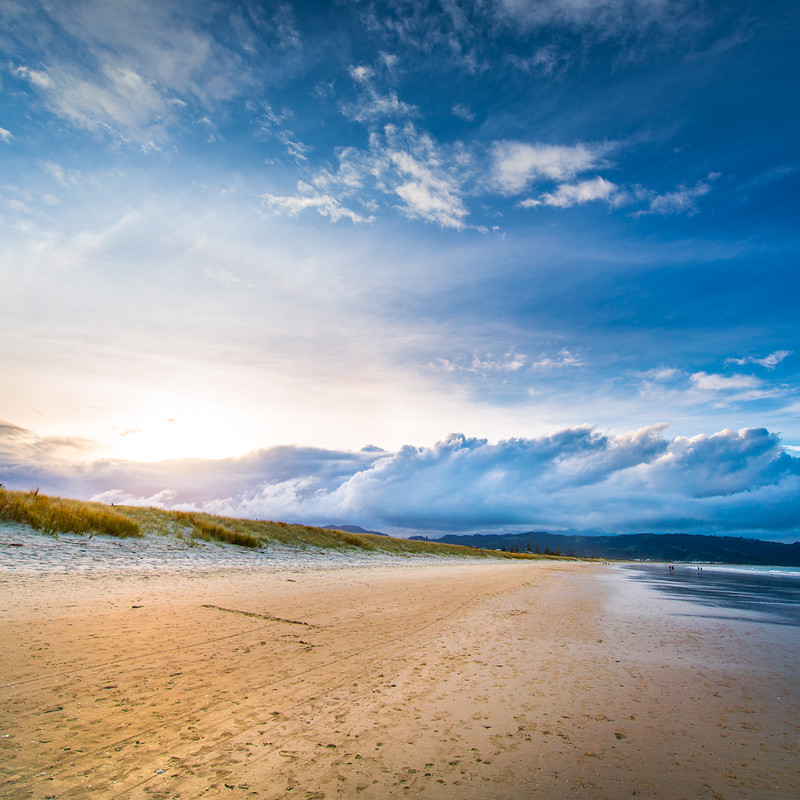
#> input picture dataset/beach/beach_1.jpg, 800 x 800 px, found by its file name; its folder holds only this picture in this run
$ python pre_pare.py   (older library calls are emulated)
#> lines starting #> are read from the running program, lines starting #| are printed output that depends on the picture
### tha/extract/texture.py
import cv2
import numpy as np
import math
from sklearn.cluster import MiniBatchKMeans
from skimage.feature import greycomatrix
from skimage.feature import greycoprops

# [75 lines left out: functions quantization_image, glmc_cal, not called in this run]

def fast_glmc(image=None, distances= [40], angles=[0, np.pi/4, np.pi/2, 3*np.pi/4], levels = 16):

    mi, ma =  0, 255

    # mã hóa
    bins = np.linspace(mi, ma+1, levels+1)
    image = np.digitize(image, bins) - 1 # encode bins[i] < img <= bins[i+1]
    result = greycomatrix(image, distances, angles, levels)

    glcm_0   = result[:, :, 0, 0]
    glcm_45  = result[:, :, 0, 1]
    glcm_90  = result[:, :, 0, 2]
    glcm_135 = result[:, :, 0, 3]

    # [9 lines of commented-out code are left out]

    glcm =  statistical_glmc(glcm_0/np.sum(glcm_0)) + statistical_glmc(glcm_45/np.sum(glcm_45)) + statistical_glmc(glcm_90/np.sum(glcm_90)) + statistical_glmc(glcm_135/np.sum(glcm_135))
    return glcm

def statistical_glmc(glmc_maxtrix):

    # print(glmc_maxtrix)
    # print("Extract feature")
    feature = []
    # name = ['max', 'contrast']

    # maximum probability: cho biết 2 ảnh có tương tự về số cặp pixel
    feature.append(np.max(glmc_maxtrix))

    # độ tương phản
    def contrast(glmc_mt):
        h,w = glmc_mt.shape[0],glmc_mt.shape[1]
        contrast_value = 0
        for i in range(h):
            for j in range(w):
                contrast_value += glmc_mt[i,j]*(i - j) ** 2

        return contrast_value
    feature.append(contrast(glmc_maxtrix))

    # dissimilarity
    # [8 lines left out: function disimilarity, not called in this run]

    feature.append(contrast(glmc_maxtrix))
    # entropy

    glmc_flatten =  glmc_maxtrix.flatten()
    entropy_value = np.sum( [(-1 * i* math.log(i,2)) for i in glmc_flatten if i !=0])
    feature.append(entropy_value)

    # đồng nhất lớn nhất khi chỉ có 1 màu

    uniformity_value = np.sum( [i**2 for i in glmc_flatten ])
    feature.append(uniformity_value)

    # mean đo xs trung bình
    horizontal_sum = np.sum(glmc_maxtrix, axis = 1) # tổng các cột

    mean_horizontal = np.sum([i * horizontal_sum[i] for i in range(horizontal_sum.shape[0])])
    feature.append(mean_horizontal)

    vertical_sum =   np.sum(glmc_maxtrix, axis = 0)
    mean_vertical = np.mean([i * vertical_sum[i] for i in range(vertical_sum.shape[0])])
    feature.append(mean_vertical)
    # độ lệch chuẩn :

    h, w = glmc_maxtrix.shape[0],glmc_maxtrix.shape[1]
    std_horizontal = 0
    for i in range(h):
        for j in range(w):
            std_horizontal += glmc_maxtrix[i, j] * (i - mean_horizontal)**2
    feature.append(std_horizontal)

    std_vertical = 0
    for j in range(w):
        for i in range(h):
            std_vertical += glmc_maxtrix[i, j] * (j - mean_vertical)**2

    feature.append(std_vertical)

    # correclation horizontal

    corr = []
    mean_i = np.mean(glmc_maxtrix, axis = 1)
    std_i = np.std(glmc_maxtrix, axis = 1)
    h, w = glmc_maxtrix.shape[0],glmc_maxtrix.shape[1]
    for i in range(1, h):
        cov_0_i = np.mean((glmc_maxtrix[0,:] - mean_i[0]) *  (glmc_maxtrix[i, :] - mean_i[i]))
        if std_i[0] * std_i[i] == 0:
            corr_0_i = 1
        else:
            corr_0_i = cov_0_i/ (std_i[0] * std_i[i])

        corr.append(corr_0_i)


    mean_y = np.mean(glmc_maxtrix, axis = 0)
    std_y = np.std(glmc_maxtrix, axis = 0)
    for i in range(1, w):
        cov_0_i = np.mean((glmc_maxtrix[:, 0] - mean_y[0]) * (glmc_maxtrix[:, 0] - mean_y))
        if std_y[0] * std_y[i] == 0:
            corr_0_i = 1
        else:
            corr_0_i = cov_0_i/ (std_y[0] * std_y[i])

        corr.append(corr_0_i)

    feature += corr
    # correclation vertical

    # print('Corr_cal:', np.sum(corr))
    glcm_0 = np.expand_dims(glmc_maxtrix, axis=-1)
    glcm_0 = np.expand_dims(glcm_0 , axis=-1)
    feature.append(greycoprops(glcm_0, prop='correlation')[0][0])

    return feature


# [42 lines left out: function glmc, not called in this run]

# [8 lines that do not run on import are left out]

### utils/utils/pre_pare.py
from tha.extract.histogram import histogram_RGB, historgram_RGB_seperate
from tha.extract.texture import glmc,fast_glmc
import pandas as pd
import numpy as np
import cv2
import os


def rename_file_dataset():
    path ='dataset'
    for folder in os.listdir(path):
        folder_path = os.path.join(path, folder)
        count = 0
        for filename in os.listdir(folder_path):
            file_path = os.path.join(folder_path, filename)
            filename_new = str(folder) + '_' + str(count) + '.jpg'
            dst =  os.path.join(folder_path, filename_new)
            os.rename(file_path, dst)
            count += 1

if __name__ == "__main__":

    # rename_file_dataset()

    path = 'dataset'
    for folder in os.listdir(path):

        folder_path = os.path.join(path, folder)
        features = []
        filenames = []
        labels = []
        for filename in os.listdir(folder_path):
            img = cv2.imread(os.path.join(folder_path, filename), 0)
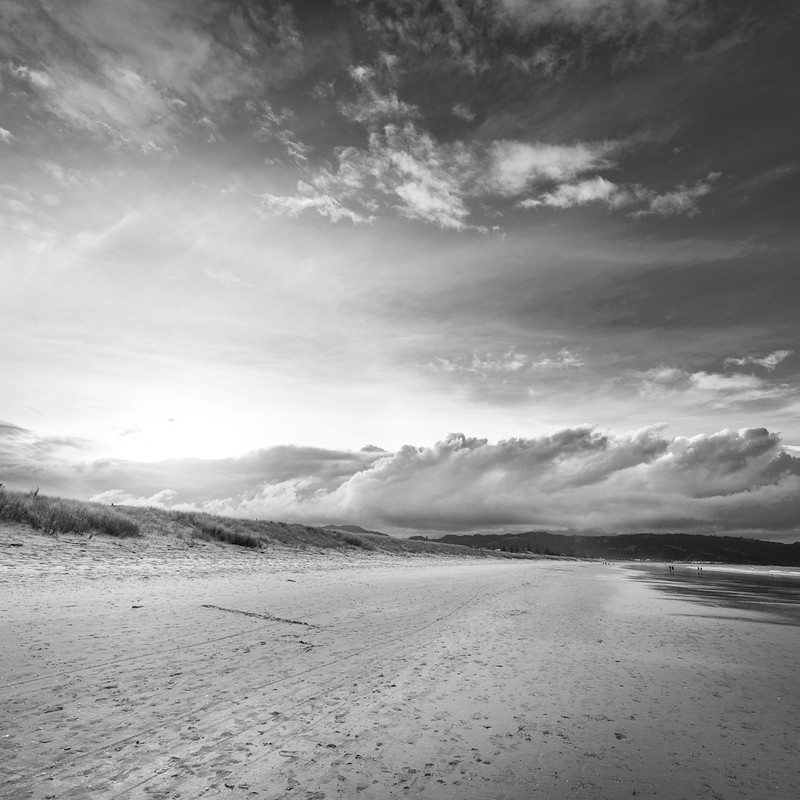
#> img: shape (800, 800); min 0, max 255, mean 148.5
            if img is None:
                print(folder, " ",filename)
            img = cv2.resize(img, (480,640))
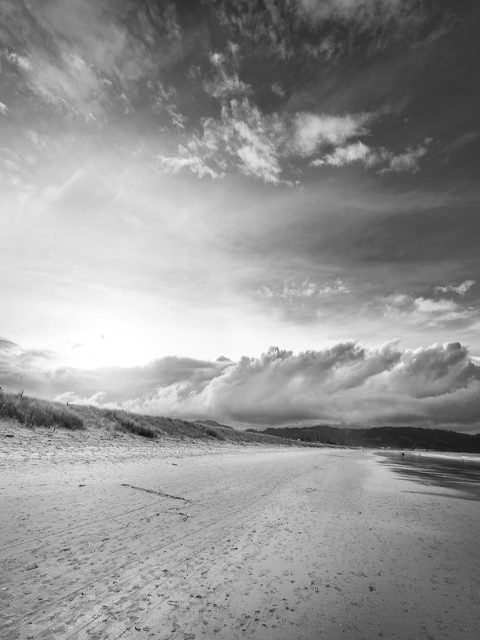
#> img: shape (640, 480); min 6, max 255, mean 148.4
            # features.append(histogram_RGB(img, 8, 'global', 4))
            features.append(fast_glmc(img, distances =[35], levels=16))
#> after the loop in contrast, `for i in range(h):`: contrast_value = 2.61
#> in statistical_glmc, `glmc_flatten =  glmc_maxtrix.flatten()`: glmc_flatten = 256 values, max 0.0458 at index 170, min 0 at index 0, mean 0.00391
#> in statistical_glmc, `entropy_value = np.sum( [(-1 * i* math.log(i,2)) for i in glmc_flatten..`: entropy_value = 6.03
#> in statistical_glmc, `uniformity_value = np.sum( [i**2 for i in glmc_flatten ])`: uniformity_value = 0.021
#> in statistical_glmc, `horizontal_sum = np.sum(glmc_maxtrix, axis = 1)`: horizontal_sum = [1.76e-05, 0.000495, 0.00551, 0.0354, 0.0721, 0.0641, 0.0689, 0.0754, 0.083, 0.103, 0.139, 0.109, 0.0728, 0.0806, 0.0447, 0.0464]
#> in statistical_glmc, `mean_horizontal = np.sum([i * horizontal_sum[i] for i in range(horizon..`: mean_horizontal = 9.09
#> in statistical_glmc, `vertical_sum =   np.sum(glmc_maxtrix, axis = 0)`: vertical_sum = [1.76e-05, 0.00184, 0.00691, 0.0532, 0.0838, 0.0806, 0.0752, 0.0733, 0.0788, 0.0941, 0.132, 0.104, 0.0672, 0.0686, 0.036, 0.0451]
#> in statistical_glmc, `mean_vertical = np.mean([i * vertical_sum[i] for i in range(vertical_s..`: mean_vertical = 0.543
#> after the loop in statistical_glmc, `for i in range(h):`: std_horizontal = 10.71
#> after the loop in statistical_glmc, `for j in range(w):`: std_vertical = 77.87
#> in statistical_glmc, `mean_i = np.mean(glmc_maxtrix, axis = 1)`: mean_i = [1.1e-06, 3.09e-05, 0.000345, 0.00221, 0.00451, 0.004, 0.00431, 0.00471, 0.00519, 0.00644, 0.0087, 0.00679, 0.00455, 0.00503, 0.0028, 0.0029]
#> in statistical_glmc, `std_i = np.std(glmc_maxtrix, axis = 1)`: std_i = [1.63e-06, 7.48e-05, 0.000658, 0.00518, 0.00986, 0.00778, 0.00704, 0.00707, 0.0068, 0.00854, 0.0138, 0.0112, 0.00703, 0.0101, 0.00545, 0.0086]
#> the loop in statistical_glmc, `for i in range(1, h):` made 15 passes
#> (cov_0_i, corr_0_i) on passes 1 to 12: (-6.21e-12, -0.051), (-1.01e-10, -0.0947), (2.72e-09, 0.323), (2.6e-09, 0.162), (3.75e-09, 0.296), (5.69e-09, 0.496), (4.54e-09, 0.394), (9.83e-10, 0.0888), (6.76e-10, 0.0487), (6.74e-09, 0.3), (8.21e-09, 0.45), (1.95e-09, 0.171)
#> after the loop in statistical_glmc, `for i in range(1, h):`: corr = [-0.051, -0.0947, 0.323, 0.162, 0.296, 0.496, 0.394, 0.0888, 0.0487, 0.3, 0.45, 0.171, -0.197, -0.302, -0.206]
#> in statistical_glmc, `mean_y = np.mean(glmc_maxtrix, axis = 0)`: mean_y = [1.1e-06, 0.000115, 0.000432, 0.00333, 0.00524, 0.00504, 0.0047, 0.00458, 0.00492, 0.00588, 0.00823, 0.00648, 0.0042, 0.00429, 0.00225, 0.00282]
#> in statistical_glmc, `std_y = np.std(glmc_maxtrix, axis = 0)`: std_y = [2.39e-06, 0.000262, 0.000764, 0.00735, 0.00932, 0.00843, 0.0076, 0.00703, 0.00713, 0.00964, 0.0137, 0.00971, 0.00711, 0.00959, 0.0048, 0.00861]
#> the loop in statistical_glmc, `for i in range(1, w):` made 15 passes
#> corr_0_i on passes 1 to 12: -2.19, -0.75, -0.0779, -0.0615, -0.0679, -0.0754, -0.0815, -0.0803, -0.0594, -0.0419, -0.059, -0.0806
#> after the loop in statistical_glmc, `for i in range(1, w):`: corr = 30 values, max 0.496 at index 5, min -2.19 at index 15, mean -0.0664
#> in statistical_glmc, `feature += corr`: feature = 39 values, max 77.87 at index 8, min -2.19 at index 24, mean 2.76
#> the loop in statistical_glmc (call 2), `for i in range(1, h):` made 15 passes
#> (cov_0_i, corr_0_i) on passes 1 to 12: (8.98e-12, 0.0581), (1.1e-10, 0.16), (-1.26e-09, -0.119), (-8.79e-10, -0.0488), (1.87e-09, 0.189), (1.51e-09, 0.145), (8.49e-10, 0.0813), (1.08e-09, 0.0985), (3.02e-09, 0.218), (7.04e-09, 0.29), (7.45e-09, 0.384), (5.84e-09, 0.506)
#> the loop in statistical_glmc (call 2), `for i in range(1, w):` made 15 passes
#> corr_0_i on passes 1 to 12: -3.48, -1.71, -0.194, -0.109, -0.151, -0.175, -0.191, -0.172, -0.124, -0.0808, -0.122, -0.207
#> in fast_glmc, `glcm =  statistical_glmc(glcm_0/np.sum(glcm_0)) + statistical_glmc(glc..`: glcm = 160 values, max 84.43 at index 128, min -3.48 at index 64, mean 2.94

            # features.append(historgram_RGB_seperate(img, 8))
            filenames.append(filename)
            labels.append(folder)

        # save to file
        features = np.array(features)
        filenames = np.array(filenames)
        labels = np.array(labels)

        df=pd.DataFrame(data=features[0:,0:], index=[i for i in range( features.shape[0] )], columns=[str(i) for i in range( features.shape[1] )])
#> df = table of 1 rows and 160 columns

        df['file'] = filenames
        df['label'] = labels
        # df.to_csv(str(folder) + '_histogram_rr' + '.csv')
        df.to_csv(str(folder)  + '.csv')
#> pass 2 of the loop `for folder in os.listdir(path):`:
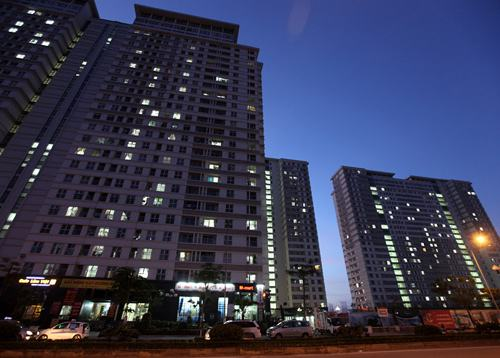
#> input picture dataset/skyscraper/skyscraper_0.jpg, 500 x 358 px, found by its file name
#> `img = cv2.imread(os.path.join(folder_path, filename), 0)`:
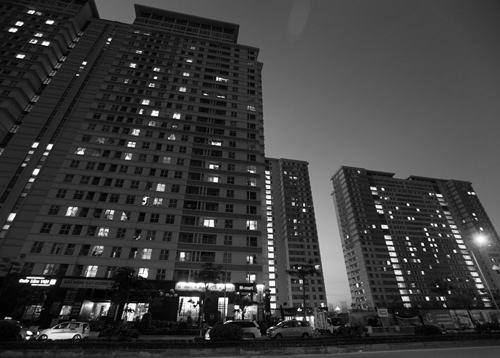
#> img: shape (358, 500); min 0, max 255, mean 60.3
#> `img = cv2.resize(img, (480,640))`:
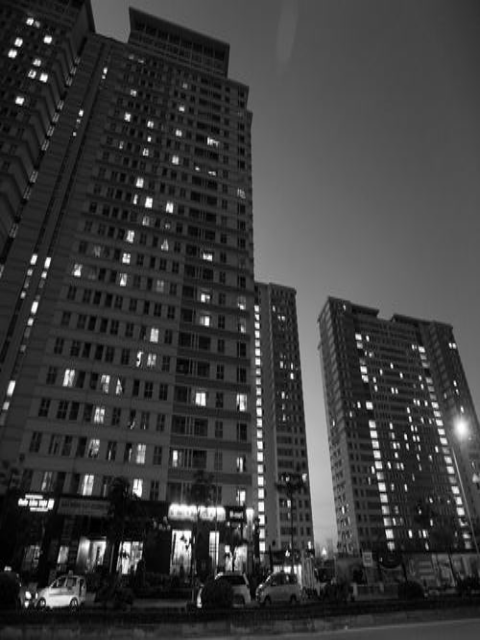
#> img: shape (640, 480); min 0, max 255, mean 60.2
